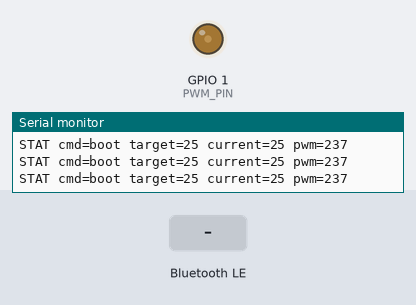
Simulated run of this sketch. Board: ESP32-S3. Shown: output pins drawn as LEDs (lit = HIGH), the last lines printed to the serial monitor. The inputs (shaded band) are chosen by the test bench. Nothing arrives over Bluetooth unless stated; a phone connects over Bluetooth LE 3 s after start.

Above: at 2.4 s.
2.5 s: Bluetooth LE write "1" received
At 3.4 s:
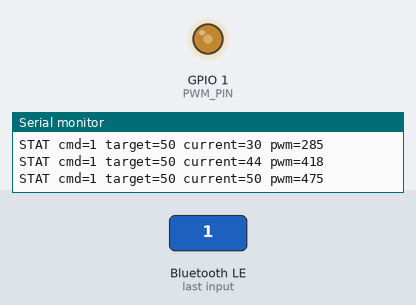
4.6 s: Bluetooth LE write "2" received
At 5.5 s:
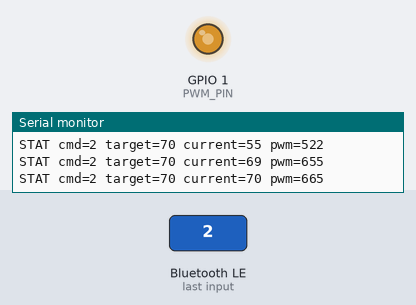
6.6 s: Bluetooth LE write "3" received
At 6.75 s:
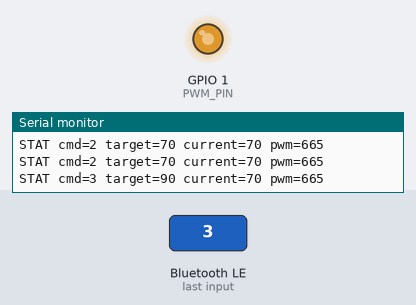
8.5 s: Bluetooth LE write "E" received
At 11.4 s:
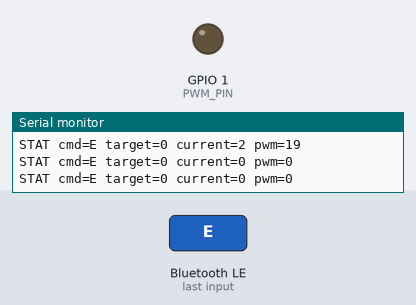
Timing chart, 0 to 12.5 s (numbered marks = the images above; inputs shaded):
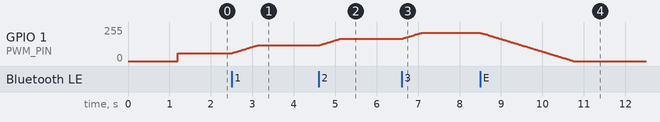

The sketch:

esp32_ble_presets_debug.ino
```cpp
/*
 * LG NeoChef Inverter Control (EBR82899210)
 * ESP32-S3 BLE Presets + Emergency OFF + Status Notify
 *
 * Commands:
 *   "E" -> 0%
 *   "1" -> 50%
 *   "2" -> 70%
 *   "3" -> 90/95 toggle
 *   "0" -> 25%
 */

#include <BLEDevice.h>
#include <BLEUtils.h>
#include <BLEServer.h>

// --- PWM ---
const int PWM_PIN = 1;
const int PWM_FREQ = 220;
const int PWM_RES = 10; // 0..1023

// --- BLE ---
#define SERVICE_UUID        "4fafc201-1fb5-459e-8fcc-c5c9c331914b"
#define CHARACTERISTIC_UUID "beb5483e-36e1-4688-b7f5-ea07361b26a8"

BLECharacteristic *pCharacteristic = nullptr;
BLEServer *pServer = nullptr;
volatile bool deviceConnected = false;

volatile int targetPercent = 25;
int currentPercent = 25;
bool toggle95 = false;
String lastCmd = "boot";

unsigned long lastReportMs = 0;
const unsigned long REPORT_INTERVAL_MS = 350;

int pwmFromPercent(int p) {
  p = constrain(p, 0, 100);
  return map(p, 0, 100, 0, 950);
}

void applyPwmPercent(int p) {
  ledcWrite(PWM_PIN, pwmFromPercent(p));
}

void sendStatus(bool forceLog = false) {
  int pwm = pwmFromPercent(currentPercent);
  char line[96];
  snprintf(line, sizeof(line), "STAT cmd=%s target=%d current=%d pwm=%d",
           lastCmd.c_str(), targetPercent, currentPercent, pwm);

  Serial.println(line);

  if (deviceConnected && pCharacteristic) {
    pCharacteristic->setValue((uint8_t *)line, strlen(line));
    pCharacteristic->notify();
  } else if (forceLog) {
    Serial.println("STAT notify skipped (no BLE client)");
  }
}

class ServerCallbacks : public BLEServerCallbacks {
  void onConnect(BLEServer* s) override {
    deviceConnected = true;
    Serial.println("BLE client connected");
  }

  void onDisconnect(BLEServer* s) override {
    deviceConnected = false;
    Serial.println("BLE client disconnected, restarting advertising...");
    delay(100);
    s->startAdvertising();
  }
};

class CharCallbacks : public BLECharacteristicCallbacks {
  void onWrite(BLECharacteristic *c) override {
    String v = c->getValue();
    if (v.length() == 0) return;
    v.trim();

    if (v == "E") {
      targetPercent = 0;
    } else if (v == "1") {
      targetPercent = 50;
    } else if (v == "2") {
      targetPercent = 70;
    } else if (v == "3") {
      targetPercent = toggle95 ? 95 : 90;
      toggle95 = !toggle95;
    } else if (v == "0") {
      targetPercent = 25;
    } else {
      return;
    }

    lastCmd = v;
    sendStatus();
  }
};

void setup() {
  Serial.begin(115200);
  delay(1200);

  if (!ledcAttach(PWM_PIN, PWM_FREQ, PWM_RES)) {
    Serial.println("PWM Init Failed!");
    while (1) { delay(100); }
  }

  applyPwmPercent(currentPercent);

  BLEDevice::init("LG-Inverter-Control");
  pServer = BLEDevice::createServer();
  pServer->setCallbacks(new ServerCallbacks());

  BLEService *pService = pServer->createService(SERVICE_UUID);
  pCharacteristic = pService->createCharacteristic(
    CHARACTERISTIC_UUID,
    BLECharacteristic::PROPERTY_READ |
    BLECharacteristic::PROPERTY_WRITE |
    BLECharacteristic::PROPERTY_NOTIFY
  );
  pCharacteristic->setCallbacks(new CharCallbacks());

  pService->start();

  BLEAdvertising *pAdvertising = BLEDevice::getAdvertising();
  pAdvertising->addServiceUUID(SERVICE_UUID);
  pAdvertising->setScanResponse(true);
  pAdvertising->setMinPreferred(0x06);
  pAdvertising->setMinPreferred(0x12);
  pAdvertising->start();

  Serial.println("BLE Ready: LG-Inverter-Control");
  Serial.println("Commands: E=OFF, 1=50%, 2=70%, 3=90/95, 0=25%");
  sendStatus(true);
}

void loop() {
  if (currentPercent < targetPercent) currentPercent++;
  else if (currentPercent > targetPercent) currentPercent--;

  applyPwmPercent(currentPercent);

  unsigned long now = millis();
  if (now - lastReportMs >= REPORT_INTERVAL_MS) {
    lastReportMs = now;
    sendStatus();
  }

  delay(25);
}
```

Measured:
- after the input at 2.5 s, GPIO 1 (PWM_PIN): moves from 59/255 to 118/255 over 0.60 s, starting at once
- after the input at 4.6 s, GPIO 1 (PWM_PIN): moves from 118/255 to 166/255 over 0.48 s, starting at once
- after the input at 6.6 s, GPIO 1 (PWM_PIN): moves from 166/255 to 213/255 over 0.48 s, starting at once
- after the input at 8.5 s, GPIO 1 (PWM_PIN): moves from 213/255 to 0/255 over 2.2 s, starting at once
